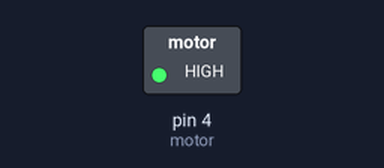
The sketch below on a simulated Arduino Uno, built with avr-gcc and run on an emulated ATmega328P. On the bench: switched loads named in the sketch (green lamp = pin HIGH).

Above: at 1.2 s.
At 3.8 s:
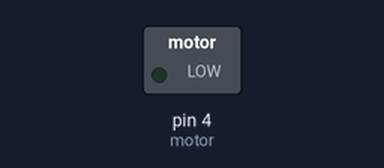
Timing chart, 0 to 6.7 s (numbered marks = the images above):
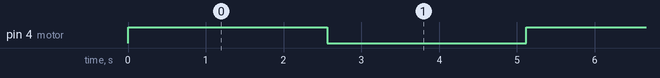

Measured:
- by itself, pin 4 (motor): alternates HIGH for 2.6 s and LOW for 2.6 s

The sketch:

ruletaDC.ino
```cpp
// LIBRERIAS
#include <LiquidCrystal.h>

// VARIABLES DE ENTRADA, SALIDA Y CONTROL
int pulsador = 3;
int motor = 4;

void setup() {
  // PIN PULSADOR
  pinMode(pulsador, INPUT);

  // PIN MOTOR
  pinMode(motor, OUTPUT);
}

void loop() {
  // Mientras presione el botón que el motor empieze a funcionar
  while (pulsador == 1){
    analogWrite(motor, 255);
  }
  // Luego el motor tiene que parar lentamente durante los 5seg próximos
  for(int i = 255; i >= 0; i--){
    analogWrite(motor, i);
    delay(20);
  }


}
```
